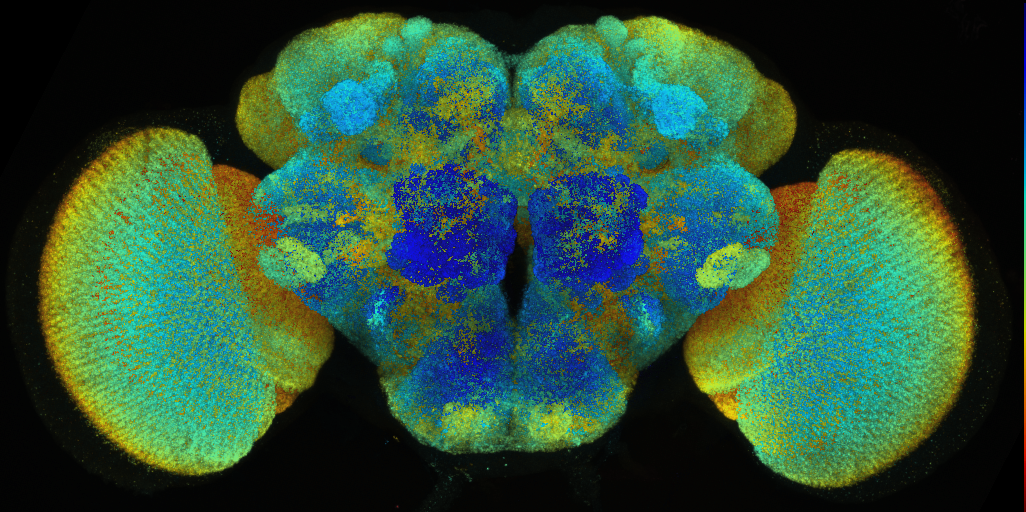
#> input picture output/assets/jfrc2_brain.png, 1026 x 512 px
$ python build_video_revision.py ../output/assets/jfrc2_brain.png
#> lines starting #> are read from the running program, lines starting #| are printed output that depends on the picture
### experiments/build_film.py
"""Make an annotated scientific film from saved MuJoCo replay and state data."""
import json,math,sys
from pathlib import Path
import numpy as np
import pandas as pd
from PIL import Image,ImageDraw,ImageFont
import imageio.v2 as iio
import matplotlib
matplotlib.use("Agg")
import matplotlib.pyplot as plt

ROOT=Path(__file__).resolve().parents[1]
OUT=ROOT/"output";FIG=OUT/"figures";FIG.mkdir(exist_ok=True,parents=True)
W,H=1920,1080
BG="#0B1423";PANEL="#132338";TEXT="#EFF4F7";MUTED="#A8B9CA";ACCENT="#F5B552"
COLORS={"untrained":"#8DABBE","paired":"#F5B552","unpaired":"#61C9C4","dan_silenced":"#BD9BDB"}
NAMES={"untrained":"UNTRAINED","paired":"PAIRED","unpaired":"UNPAIRED","dan_silenced":"DAN SILENCED"}
def font(size,bold=False): return ImageFont.truetype("C:/Windows/Fonts/"+("calibrib.ttf" if bold else "calibri.ttf"),size)
def text(draw,xy,s,size=30,fill=TEXT,bold=False): draw.text(xy,str(s),font=font(size,bold),fill=fill)
# [15 lines left out: functions wrap, base, not called in this run]

def heat(v):
    q=float(np.clip(v,0,1));a=np.array([30,62,80]);b=np.array([255,177,68])
    return tuple((a*(1-q)+b*q).astype(int))

# [25 lines left out: function brain, not called in this run]

class Clip:
    def __init__(self,condition):
        self.condition=condition
        p=ROOT/"results/physical_pilot"/f"{condition}_000"
        self.states=pd.read_parquet(p/"state_history.parquet")
        self.rep=np.load(p/"replay.npz")
        self.summary=json.loads((p/"summary.json").read_text())
        self.images=[Image.open(OUT/"frames"/condition/f"{i:04d}.png").convert("RGB") for i in range(len(self.rep["state_index"]))]
        self.byphase={}
        for phase in ["training","test"]:
            self.byphase[phase]=[i for i,s in enumerate(self.rep["state_index"]) if self.states.iloc[s].phase==phase]
    # [134 lines left out: functions get, comparison_panel, chart, static_pages, build, not called in this run]

# [1 lines that do not run on import are left out]

### experiments/build_video_revision.py
"""Silent, explicitly labelled footage with measured group/live trajectories."""
import json,sys,subprocess,zipfile,hashlib
from pathlib import Path
import numpy as np
import pandas as pd
from PIL import Image,ImageDraw
import imageio.v2 as iio
import imageio_ffmpeg
from build_film import ROOT,OUT,Clip,font,text,wrap,base,COLORS,NAMES,ACCENT,TEXT,MUTED,BG,PANEL
DEST=OUT/'video_revision';DEST.mkdir(exist_ok=True)
CONDITIONS=['untrained','paired','unpaired','dan_silenced']
atlas=Image.open(OUT/'assets/jfrc2_brain.png').convert('RGB');atlas.thumbnail((350,180))
#> after `atlas.thumbnail((350, 180))`:
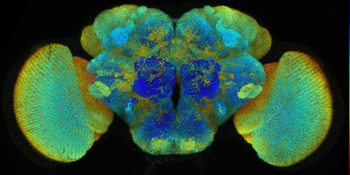
#> atlas: PIL image 350x175 RGB; mean R, G, B 43.9, 79, 55.4
GROUP='#7891A3';LIVE='#FFD34D'

class Subject(Clip):
    def __init__(self,c):
        super().__init__(c)
        self.group=[]
        for p in sorted((ROOT/'results/physical_batch').glob(c+'_*/state_history.parquet')):
            s=pd.read_parquet(p,columns=['phase','x','y','odor_b_side'])
            s=s[s.phase=='test']; sign=1 if s.odor_b_side.iloc[0]=='left' else -1
            self.group.append(np.column_stack((s.y.to_numpy()*sign,s.x.to_numpy())))
        assert len(self.group)==100
        s=self.states[self.states.phase=='test'];sign=1 if self.summary['odor_b_side']=='left' else -1
        self.path=np.column_stack((s.y.to_numpy()*sign,s.x.to_numpy()))
        self.times=s.phase_time_s.to_numpy()
        # Fixed cue-aligned view: B on the right, regardless of randomized source side.
        self.mapbase=Image.new('RGB',(224,278),BG);d=ImageDraw.Draw(self.mapbase)
        text(d,(8,4),'TEST PATHS | n=100',18,TEXT,True)
        text(d,(9,24),'mm: lateral +/-24; forward 0-30',12,MUTED)
        d.rectangle((10,35,214,223),outline='#596E80',width=1)
        for pts in self.group:d.line([self.mappt(*p) for p in pts],fill=GROUP,width=1)
        text(d,(10,229),'GRAY: ALL GROUP FLIES',15,GROUP,True)
        text(d,(10,249),'YELLOW: CURRENT FLY',15,LIVE,True)
        for a,b,color,label in [(-9,19,'#61C9C4','ODOR A'),(9,19,'#E8A1FF','ODOR B')]:
            u,v=self.mappt(a,b);d.ellipse((u-5,v-5,u+5,v+5),fill=color)
            text(d,(u-25,v-25),label,14,color,True)
    @staticmethod
    def mappt(lateral,forward):return (int(112+float(lateral)*4.1),int(215-float(forward)*5.9))
    # [69 lines left out: functions map, panel, historical_y, title_card, not called in this run]

def build(preview=False):
    clips={c:Subject(c) for c in CONDITIONS}
    stills={'training':panel(clips,'training',2.6),'test':panel(clips,'test',.65),'earlier_y':historical_y()}
    stills['intro']=title_card('How experience changes a simulated fly',["1. TRAIN: compare paired reward with untrained and unpaired controls.","2. TEST: reward is absent. Watch the yellow path against the gray group.","3. COMPARE: physical simulation results beside Kaun et al. (2011).",'Actual anatomical reference images; separate simulated rates. No audio.'])
    stills['legend']=title_card('Reward is tied to an odor, not a location',["PAIRED: Odor B and ethanol occur together. Odor A is not rewarded.","UNPAIRED: ethanol is delivered without odor; odors occur separately.","UNTRAINED: neither odor is reward-conditioned.","TEST: both odors are present, but ethanol and teaching reward are OFF."])
    stills['results']=Image.open(OUT/'figures/results.png').convert('RGB')
    stills['limits']=title_card('What the images and results mean',["The physical model learns an odor association, not a complete addiction mechanism.","Brain reference: JFRC2, Virtual Fly Brain. Jenett et al. (2012); Ito et al. (2014).",'CC BY 4.0; reference image resized only. Simulated rates are displayed separately.',"Gray paths: all 100 group members. Yellow: predetermined fly 000; no success selection."])
    for k,v in stills.items():v.save(DEST/f'{k}.png')
    if preview:return
    chapters=[('intro',10),('legend',16),('training',30),('test',20),('earlier_y',12),('results',20),('limits',16)]
    writer=iio.get_writer(DEST/'fly_ethanol_reward_revised.mp4',fps=25,codec='libx264',quality=8,macro_block_size=1,ffmpeg_params=['-preset','fast'])
    for name,dur in chapters:
        print(name,flush=True)
        for f in range(dur*25):writer.append_data(np.asarray(panel(clips,name,f/250) if name in ['training','test'] else stills[name]))
    writer.close()
    for c in CONDITIONS:
        for phase,dur in [('training',30),('test',20)]:
            path=DEST/f'{c}_{phase}.mp4'
            if c!='dan_silenced':
                col=CONDITIONS.index(c);start=26 if phase=='training' else 56
                subprocess.run([imageio_ffmpeg.get_ffmpeg_exe(),'-y','-v','error','-ss',str(start),'-i',str(DEST/'fly_ethanol_reward_revised.mp4'),'-t',str(dur),'-vf',f'crop=608:828:{32+624*col}:200','-c:v','libx264','-crf','19','-preset','fast','-an',str(path)],check=True)
            else:
                w=iio.get_writer(path,fps=25,codec='libx264',quality=8,macro_block_size=1)
                for f in range(dur*25):w.append_data(np.asarray(panel(clips,phase,f/250,[c]).crop((32,200,640,1028))))
                w.close()
            print(c,phase,flush=True)
    (DEST/'chapters.json').write_text(json.dumps(chapters,indent=2))
    files=list(DEST.glob('*.mp4'));manifest=[]
    for p in files:
        check=subprocess.run([imageio_ffmpeg.get_ffmpeg_exe(),'-hide_banner','-i',str(p)],capture_output=True,text=True)
        assert 'Audio:' not in check.stderr
        subprocess.run([imageio_ffmpeg.get_ffmpeg_exe(),'-v','error','-i',str(p),'-f','null','-'],check=True)
        manifest.append({'file':p.name,'sha256':hashlib.sha256(p.read_bytes()).hexdigest(),'audio_streams':0,'fully_decoded':True})
    (DEST/'media_manifest.json').write_text(json.dumps(manifest,indent=2))
    with zipfile.ZipFile(DEST/'video_examples_revised.zip','w',compression=zipfile.ZIP_STORED) as z:
        for p in files:
            if p.name!='fly_ethanol_reward_revised.mp4':z.write(p,p.name)
        z.write(DEST/'README.md','README.md')
    print('All revised videos validated: no audio',flush=True)

#> (the run stopped early here; a loop or call above may not have finished)
